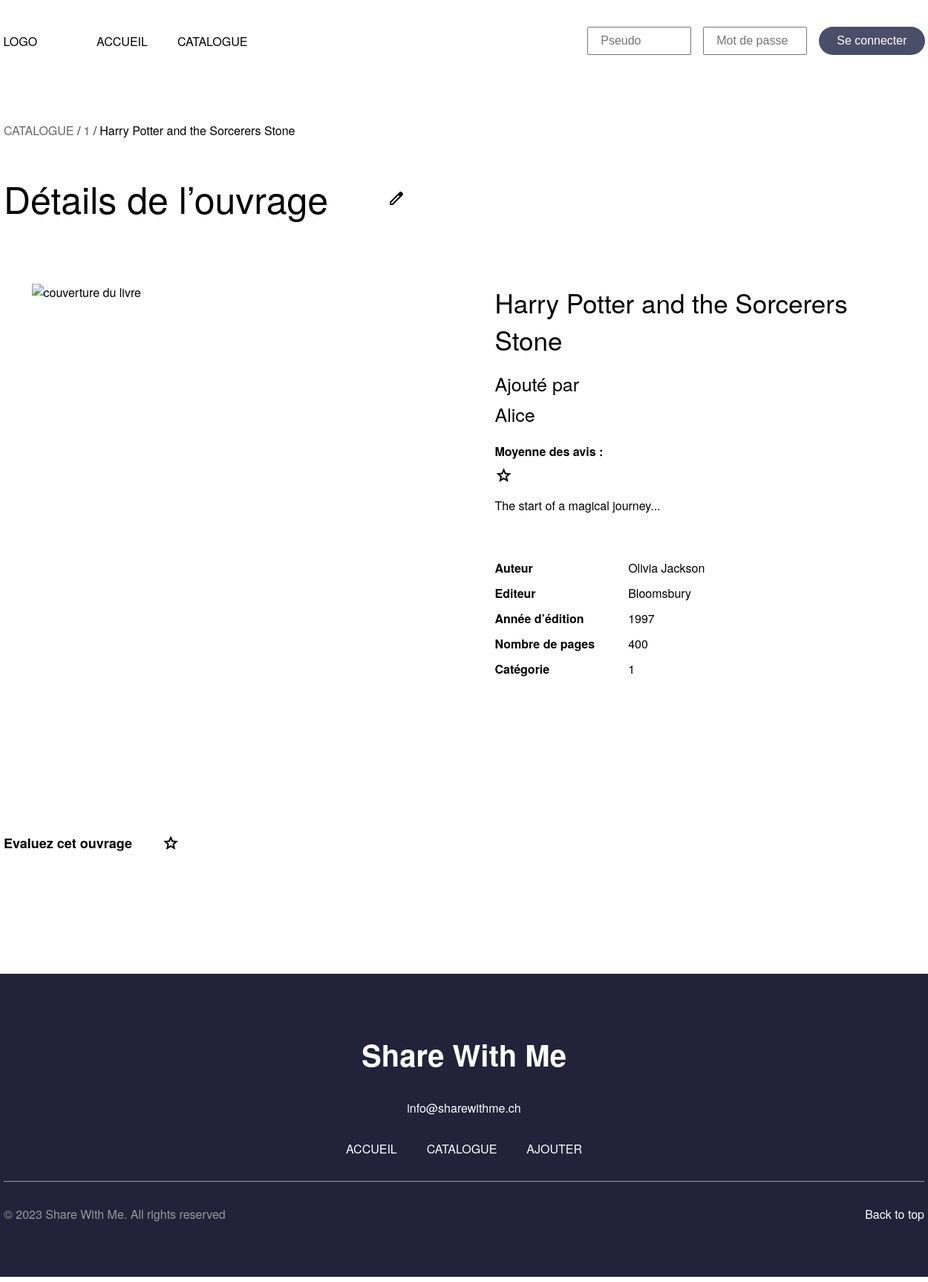
Screenshot of /details.php?idBook=10 with the database file from the repository.
### tables this page shows
CREATE TABLE `t_book` (
  `idBook` int NOT NULL,
  `booTitle` varchar(50) DEFAULT NULL,
  `booNumberPages` int DEFAULT NULL,
  `booExcerpt` varchar(50) DEFAULT NULL,
  `booSummary` varchar(500) DEFAULT NULL,
  `booEditionYear` int DEFAULT NULL,
  `booImageURL` varchar(200) DEFAULT NULL,
  `booEditorName` varchar(50) DEFAULT NULL,
  `fkUser` int NOT NULL,
  `fkAuthor` int NOT NULL,
  `fkCategory` int NOT NULL
);

CREATE TABLE `t_user` (
  `idUser` int NOT NULL,
  `useNickname` varchar(50) DEFAULT NULL,
  `useRegisterDate` date DEFAULT NULL,
  `useNumberBooks` int DEFAULT NULL,
  `useNumberReviews` int DEFAULT NULL
);

CREATE TABLE `t_author` (
  `idAuthor` int NOT NULL,
  `autLastName` varchar(50) DEFAULT NULL,
  `autFirstName` varchar(50) DEFAULT NULL
);

### config/config.php (called while the page is built)
<?php
return[
    'host' => 'localhost',
    'port' => '6033',
    'dbname' => 'db_library',
    'username' => 'root',
    'password' => 'root'
];

### src/Database.php (called while the page is built, shortened)
<?php
 class Database {
    private $connector;
    public function __construct(){
        $configs = include("../config/config.php");
        try
        {
            $this->connector = new PDO('mysql:host='. $configs['host'] . ':' . $configs['port'] . ';dbname=' . $configs['dbname'] . ';charset=utf8' , $configs['username'], $configs['password']);
        }
        catch (PDOException $e)
        {
            die('Erreur : ' . $e->getMessage());
        }
    }
    private function queryPrepareExecute($query, $binds){
        $req = $this->connector->prepare($query);
        foreach($binds as $bind => $value){
            $req->bindValue($bind, $value);
        }
        $req->execute();
        return $req;
    }
    private function formatData($req){
        return $req->fetchALL(PDO::FETCH_ASSOC);
    }
    public function getOneUser($idUser){
        $query = "SELECT * FROM t_user  WHERE idUser = :idUser;";
        $binds = array("idUser" => $idUser);
        $req = $this->queryPrepareExecute($query, $binds);
        $users = $this->formatData($req);
        return $users[0];
    }
     public function getOneAuthor($idAuthor){
         $query = "SELECT * FROM t_author  WHERE idAuthor = :idAuthor;";
         $binds = array("idAuthor" => $idAuthor);
         $req = $this->queryPrepareExecute($query, $binds);
         $authors = $this->formatData($req);
         return $authors[0];
     }
    public function getOneBook($idBook){
        $query = "SELECT * FROM t_book  WHERE idBook = :idBook;";
        $binds = array("idBook" => $idBook);
        $req = $this->queryPrepareExecute($query, $binds);
        $books = $this->formatData($req);
        return $books[0];
    }
 }
?>

### src/details.php (the view, shortened to what this page needs)
<?php
include("Database.php");
$db = new Database();
$idBook = $_GET["idBook"];
$book = $db->getOneBook($idBook);
$user = $db->getOneUser($book["fkUser"]);
$author = $db->getOneAuthor($book["fkAuthor"]);
$category = $db->getOneAuthor($book["fkAuthor"]);
?>
<!DOCTYPE html>
<html lang="fr">
  <head>
    <link rel="stylesheet" href="./css/styles.css" />
  </head>
  <body>
        <header>
            <?php include("./parts/nav.inc.php") ?>
        </header>
        <main>
            <div id="breadcrumb">
                <div><a href="./catalog.php">CATALOGUE</a> /</div>
                <div><a href=""><?=$book["fkCategory"]?></a> /</div>
                <p><?=$book["booTitle"]?></p>
            </div>
            <div id="title-detail">
                <h1>Détails de l’ouvrage</h1>
                <span class="material-symbols-outlined">edit</span>
            </div>
            <div id="book-details">
                <div id="cover">
                    <img src="" alt="couverture du livre">
                </div>
                <div id="infos">
                    <div id="title-author">
                        <p id="book-title"><?=$book["booTitle"]?></p>
                        <p class="author">Ajouté par</p>
                        <p class="author"><?=$user["useNickname"]?></p>
                    </div>
                    <div id="review">
                            <p>Moyenne des avis :</p>
                            <div class="stars">
                            <span class="material-symbols-outlined etoile">star</span>
                            </div>
                    </div>
                    <p id="summary">
                    <?=$book["booSummary"]?>
                    </p>
                    <div id="infos-1">
                        <div id="catgories-details">
                                <p>Auteur</p>
                                <p>Editeur</p>
                                <p>Année d’édition</p>
                                <p>Nombre de pages</p>
                                <p>Catégorie</p>
                        </div>
                        <div id="infos-2">
                                <p><?=$author["autFirstName"]. " " . $author["autLastName"]?></p>
                                <p><?=$book["booEditorName"]?></p>
                                <p><?=$book["booEditionYear"]?></p>
                                <p><?=$book["booNumberPages"]?></p>
                                <p><?=$book["fkCategory"]?></p>
                        </div>
                    </div>
                </div>
            </div>
            <div id="evaluation">
                <p>Evaluez cet ouvrage</p>
                <div id="stars-2">
                <span class="material-symbols-outlined etoile">star</span>
                </div>
            </div>
        </main>
        <footer class="footer">
            <? include("./src/parts/footer.inc.php"); ?>
        </footer>
    </body>
</html>

### src/parts/nav.inc.php (shortened to what this page needs)
<div id="nav-bar">
    <nav>
        <ul>
            <li><a href="index.php">LOGO</a></li>
            <div id="nav-menu">
                <li><a href="index.php">Accueil</a></li>
                <li><a href="catalog.php">Catalogue</a></li>
            </div>
        </ul>
    </nav>
    <form action="#" method="post">
        <div>
            <input type="text" name="username" id="username" placeholder="Pseudo">
        </div>
        <div>
            <input type="password" name="password" id="password" placeholder="Mot de passe">
        </div>
        <button type="submit" class="btn btn-login">Se connecter</button>
    </form>
</div>

### src/parts/footer.inc.php
<footer>
    <div id="footer-container">
        <h2>Share With Me</h2>
        <a href="mailto:info@sharewithme.ch">info@sharewithme.ch</a>
        <nav>
            <ul>
                <li><a href="index.php">Accueil</a></li>
                <li><a href="catalog.php">Catalogue</a></li>
                <li><a href="addBook.php">Ajouter</a></li>
            </ul>
        </nav>
        <hr>
        <div id="footer-end">
            <p>&copy; 2023 Share With Me. All rights reserved</p>
            <a href="#top">Back to top</a>
        </div>
    </div>
</footer>

### src/css/styles.css (style rules this page uses)
* { margin: 0; padding: 0; box-sizing: border-box; }
html { font-family: "Helvetica Neue", Helvetica, Arial, sans-serif; }
main, #footer-container { width: 1240px; margin: 0 auto; padding-bottom: 160px; }
h1 { font-size: 72px; }
a, a:visited { color: black; text-decoration: none; }
input { padding: 8px 16px; height: 38px; }
input::placeholder { font-size: 16px; }
.btn { height: 38px; padding: 8px 24px; font-size: 16px; color: white; background-color: #4A4E69; border: none; border-radius: 4px; }
.material-symbols-outlined { font-variation-settings: 'FILL' 0, 'wght' 400, 'GRAD' 0, 'opsz' 24 }
#nav-bar { margin: 0 auto; padding: 36px 0; max-width: 1241px; display: flex; justify-content: space-between; align-items: center; }
#nav-bar form { display: flex; justify-content: space-between; gap: 16px; }
#nav-bar input { width: 140px; }
#nav-bar .btn { border-radius: 40px; }
#nav-bar ul { list-style: none; display: flex; flex-direction: row; }
#nav-bar li { text-transform: uppercase; }
#nav-menu { margin-left: 80px; display: flex; justify-content: space-between; gap: 40px; }
footer { height: 408px; color: white; background-color: #22223B; }
#footer-container { padding: 80px 0; display: flex; flex-direction: column; align-items: center; }
footer h2 { font-size: 40px; margin-bottom: 32px; }
footer nav { margin: 32px 0; }
footer ul { list-style: none; display: flex; gap: 40px; }
footer li { text-transform: uppercase; }
footer a, footer a:visited { color: white; }
footer hr { margin-bottom: 32px; width: 100%; border: 0; border-top: 1px solid #999999; }
#footer-end { display: flex; width: 100%; justify-content: space-between; }
#footer-end p { color: #999999; }
#breadcrumb { margin: 0 auto; padding-bottom: 44px; padding-top: 54px; display: flex; align-items: center; }
#breadcrumb a { color: #666666; }
#breadcrumb div { padding-right: 4px; }
#title-detail { margin: 0 auto; display: flex; align-items: center; }
#title-detail h1 { font-weight: 400; font-size: 50px; padding-right: 80px; }
#book-details { display: flex; flex-direction: row; justify-content: center; padding: 80px 0; }
#book-details #cover { width: 550px; height: 660px; }
#book-details #infos { padding-left: 74px; width: 615px; }
#title-author #book-title { font-size: 35px; padding-bottom: 16px; }
#title-author .author { font-size: 25px; padding-bottom: 5px; }
#book-details #review { padding-top: 16px; }
#book-details #review p { font-size: 16px; font-weight: 600; padding-bottom: 8px; }
#book-details #summary { font-size: 16px; max-width: 568px; padding-top: 13px; padding-bottom: 61px; }
#infos-1 { display: flex; flex-direction: row; }
#infos-1 #catgories-details, #infos-2 { display: flex; flex-direction: column; justify-content: space-between; padding-right: 45px; }
#infos-1 #catgories-details p, #infos-2 p { padding-bottom: 11px; font-size: 16px; }
#catgories-details p { font-weight: 700; }
#evaluation { display: flex; }
#evaluation p { font-weight: 600; font-size: 18px; padding-right: 40px; }
#evaluation #stars-2 { align-self: center; }

### rows the page displays
t_book: fkCategory "1", booTitle "Harry Potter and the Sorcerers Stone", booSummary "The start of a magical journey...", booEditorName "Bloomsbury", booEditionYear "1997", booNumberPages "400"
t_user: useNickname "Alice"
t_author: autFirstName "Olivia", autLastName "Jackson"
